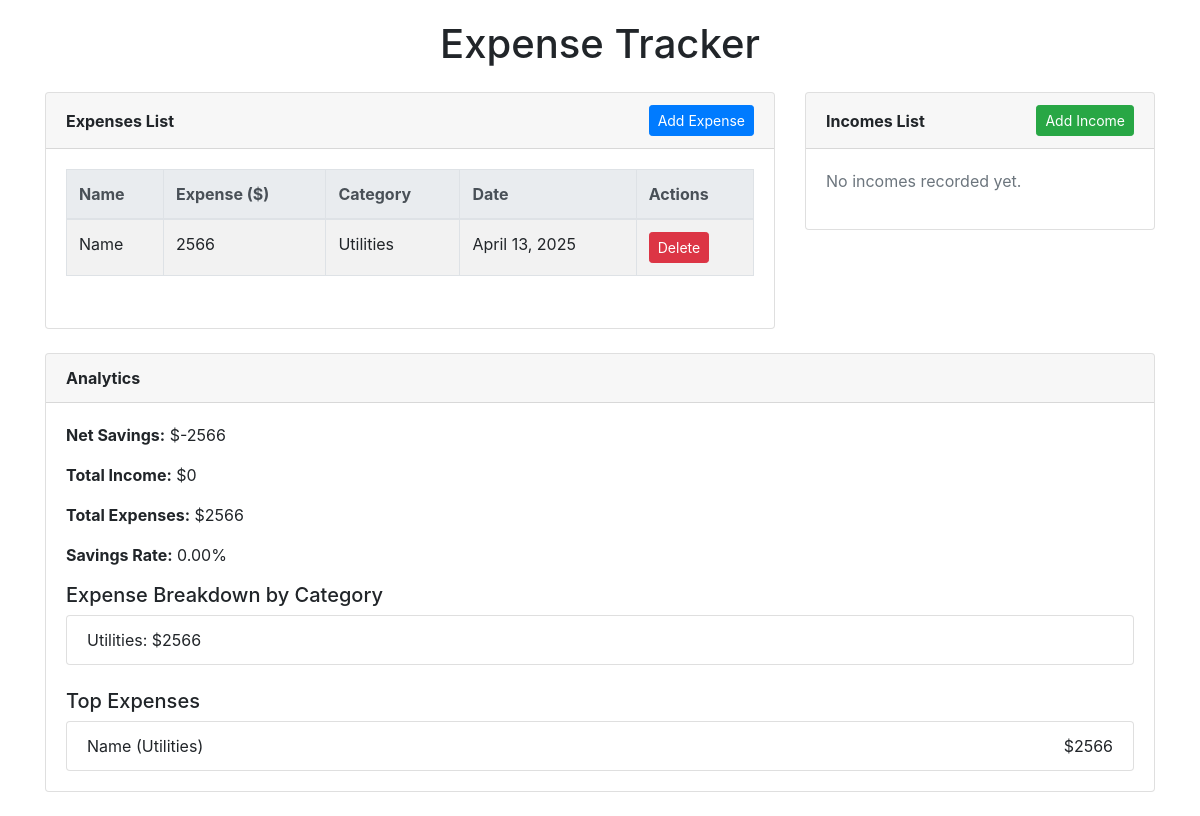
The app's page /, older data.
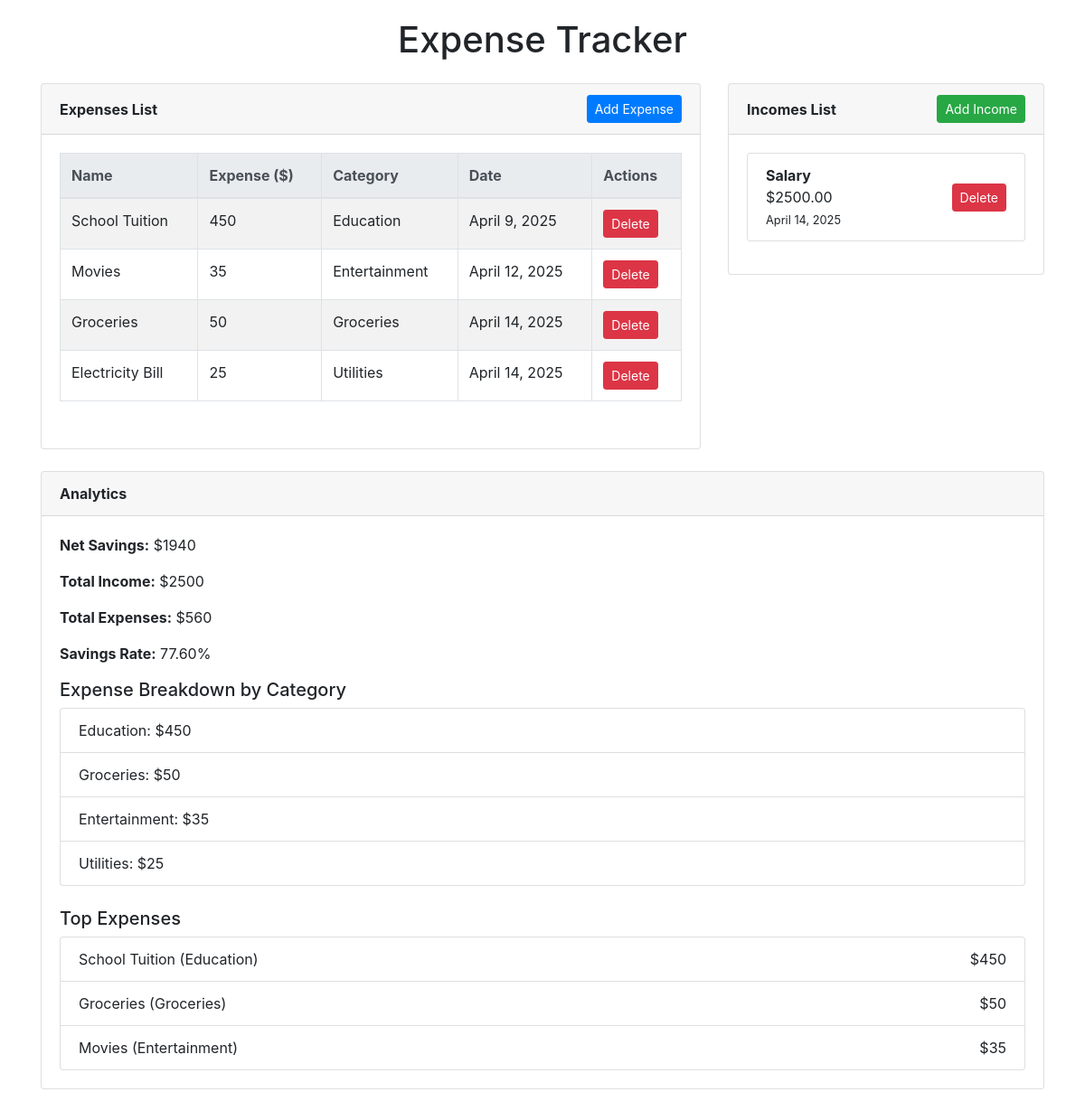
The same page, newer data.
### tracker/models.py (models this page shows, shortened)
class Expenses(models.Model):
    categories = [
        ("Healthcare", "Healthcare"),
        ("Education", "Education"),
        ("Entertainment", "Entertainment"),
        ("Utilities", "Utilities"),
        ("Groceries", "Groceries"),
        ("Memberships", "Memberships"),
        ("Debt", "Debt"),
        ("Emergency Fund", "Emergency Fund"),
        ("Other", "Other"),
    ]
    expense_id = models.AutoField(primary_key=True)
    name = models.CharField(max_length=100)
    expense = models.IntegerField(validators=[MinValueValidator(1, "Invalid value")])
    date = models.DateField(default=timezone.now)
    category = models.CharField(max_length=50, choices=categories)

class Income(models.Model):
    income_id = models.AutoField(primary_key=True)
    source = models.CharField(max_length=100)  # E.g., "Salary", "Bonus"
    amount = models.DecimalField(
        max_digits=10, decimal_places=2, validators=[MinValueValidator(Decimal("0.01"))]
    )
    date = models.DateField(default=timezone.now)

### tracker/views.py (the view)
# urls.py: 2. Add a URL to urlpatterns:  path('', views.home, name='home')
def home(request: WSGIRequest) -> HttpResponse:
    expenses: QuerySet = Expenses.objects.all().order_by("date")
    incomes: QuerySet = Income.objects.all().order_by("date")
    total_income: float = incomes.aggregate(total=Sum("amount"))["total"] or 0
    total_expenses: float = expenses.aggregate(total=Sum("expense"))["total"] or 0
    net_worth: float = total_income - total_expenses
    expense_breakdown: QuerySet = (
        Expenses.objects.values("category")
        .annotate(total=Sum("expense"))
        .order_by("-total")
    )
    top_expenses: QuerySet = Expenses.objects.all().order_by("-expense")[:3]
    savings_rate: float = (net_worth / total_income * 100) if total_income > 0 else 0
    if request.method == "POST" and "expense" in request.POST:
        expense_form = ExpensesForm(request.POST)
        if expense_form.is_valid():
            expense_form.save()
            return redirect("home")
    else:
        expense_form = ExpensesForm()
    income_form = IncomeForm()
    context: dict = {
        "expenses": expenses,
        "incomes": incomes,
        "form": expense_form,
        "income_form": income_form,
        "net_worth": net_worth,
        "total_income": total_income,
        "total_expenses": total_expenses,
        "expense_breakdown": expense_breakdown,
        "savings_rate": savings_rate,
        "top_expenses": top_expenses,
    }
    return render(request, "home.html", context)

### templates/home.html (shortened to what this page needs)
<!DOCTYPE html>
<html lang="en">
<head>
  <link rel="stylesheet" href="https://stackpath.bootstrapcdn.com/bootstrap/4.5.2/css/bootstrap.min.css">
</head>
<body>
  <div class="container">
    <h1 class="text-center mb-4">Expense Tracker</h1>
    <div class="row">
      <div class="col-md-8">
        <div class="card mb-4">
          <div class="card-header d-flex justify-content-between align-items-center">
            <strong>Expenses List</strong>
            <button id="toggleExpenseForm" class="btn btn-primary btn-sm">Add Expense</button>
          </div>
          <div class="card-body">
            {% if expenses %}
              <div class="table-responsive mb-3">
                <table class="table table-striped table-bordered">
                  <thead class="thead-light">
                    <tr>
                      <th>Name</th>
                      <th>Expense ($)</th>
                      <th>Category</th>
                      <th>Date</th>
                      <th>Actions</th>
                    </tr>
                  </thead>
                  <tbody>
                    {% for expense in expenses %}
                      <tr>
                        <td>{{ expense.name }}</td>
                        <td>{{ expense.expense }}</td>
                        <td>{{ expense.category }}</td>
                        <td>{{ expense.date }}</td>
                        <td>
                          <form method="post" action="{% url 'delete_expense' expense.pk %}" style="display:inline;">
                            <button type="submit" class="btn btn-danger btn-sm"
                                    onclick="return confirm('Are you sure you want to delete this expense?');">
                              Delete
                            </button>
                          </form>
                        </td>
                      </tr>
                    {% endfor %}
                  </tbody>
                </table>
              </div>
            {% else %}
              <p class="text-muted mb-3">No expenses found yet.</p>
            {% endif %}
          </div>
        </div>
      </div>
      <div class="col-md-4">
        <div class="card mb-4">
          <div class="card-header d-flex justify-content-between align-items-center">
            <strong>Incomes List</strong>
            <button id="toggleIncomeForm" class="btn btn-success btn-sm">Add Income</button>
          </div>
          <div class="card-body">
            {% if incomes %}
              <ul class="list-group mb-3">
                {% for income in incomes %}
                  <li class="list-group-item d-flex justify-content-between align-items-center">
                    <div>
                      <strong>{{ income.source }}</strong><br>
                      ${{ income.amount }}<br>
                      <small>{{ income.date }}</small>
                    </div>
                    <form method="post" action="{% url 'delete_income' income.pk %}" style="display:inline;">
                      <button type="submit" class="btn btn-danger btn-sm"
                              onclick="return confirm('Are you sure you want to delete this income?');">
                        Delete
                      </button>
                    </form>
                  </li>
                {% endfor %}
              </ul>
            {% else %}
              <p class="text-muted mb-3">No incomes recorded yet.</p>
            {% endif %}
          </div>
        </div>
      </div>
    </div>
    <div class="card mb-4">
      <div class="card-header">
        <strong>Analytics</strong>
      </div>
      <div class="card-body">
        <p><strong>Net Savings:</strong> ${{ net_worth }}</p>
        <p><strong>Total Income:</strong> ${{ total_income }}</p>
        <p><strong>Total Expenses:</strong> ${{ total_expenses }}</p>
        <p><strong>Savings Rate:</strong> {{ savings_rate|floatformat:2 }}%</p>
        <h5>Expense Breakdown by Category</h5>
        <ul class="list-group mb-4">
          {% for item in expense_breakdown %}
            <li class="list-group-item d-flex justify-content-between align-items-center">
              {{ item.category }}: ${{ item.total }}
            </li>
          {% endfor %}
        </ul>
        <h5>Top Expenses</h5>
        {% if top_expenses %}
          <ul class="list-group">
            {% for expense in top_expenses %}
              <li class="list-group-item d-flex justify-content-between align-items-center">
                <span>{{ expense.name }} ({{ expense.category }})</span>
                <span>${{ expense.expense }}</span>
              </li>
            {% endfor %}
          </ul>
        {% else %}
          <p class="text-muted">No top expenses identified yet.</p>
        {% endif %}
      </div>
    </div>
  </div>
</body>
</html>

### templates/home.html (style rules this page uses)
body { padding-top: 20px; }

Row changes from the older to the newer data that the page shows:
removed Expenses: name "Name", expense "2566", category "Utilities", date "April 13, 2025", total "2566"
added Expenses: name "School Tuition", expense "450", category "Education", date "April 9, 2025", total "450"
added Expenses: name "Movies", expense "35", category "Entertainment", date "April 12, 2025", total "35"
added Expenses: name "Groceries", expense "50", category "Groceries", date "April 14, 2025", total "50"
added Expenses: name "Electricity Bill", expense "25", category "Utilities", date "April 14, 2025", total "25"
added Income: source "Salary", amount "2500.00", date "April 14, 2025"
Text that changed along with them:
{{ net_worth }}: "-2566" → "1940"
{{ total_income }}: "0" → "2500"
{{ total_expenses }}: "2566" → "560"
{{ savings_rate|floatformat:2 }}: "0.00" → "77.60"
text no longer shown: "No incomes recorded yet."
